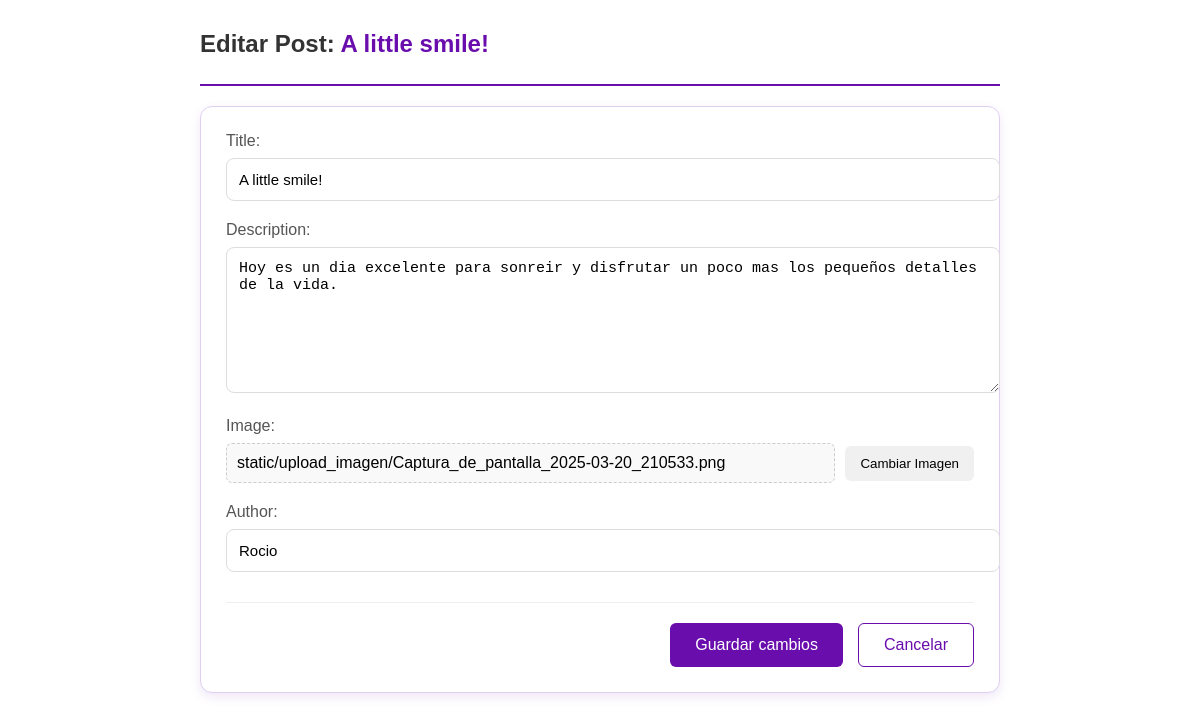
Page /post_2post/1/update/ on the committed database.
### post_2/models.py (models this page shows, shortened)
class Publicacion(models.Model):
    title = models.CharField(max_length=100)
    pub_date = models.DateTimeField(auto_now_add=True)
    description = models.TextField()
    image = models.ImageField(upload_to= 'static/upload_imagen', blank=True)   #aqui se registra la direccion de la imagenes (que en este caso estan es static)
    author = models.CharField(max_length=100)
    class Meta:
        verbose_name_plural = "Publicaciones"

### post_2/views.py (the view)
# urls.py: path('post/<int:pk>/update/', PostUpdateView.as_view(), name='post_update'),
class PostUpdateView(UpdateView):
    model = Publicacion
    template_name = 'post_update.html'  # Template para el formulario de edición
    fields = ['title', 'description', 'image', 'author']  # Campos editables
    success_url = '/'  # URL a la que redirigir tras guardar

### templates/post_update.html (shortened to what this page needs)
{% load static %}
<!DOCTYPE html>
<html lang="es">
<head>
    <link rel="stylesheet" href="{% static 'css/post_update.css' %}">
</head>
<body>
    <div class="edit-container">
        <div class="edit-header">
            <h1>Editar Post: <span class="post-title">{{ object.title }}</span></h1>
        </div>
        <div class="edit-form-box">
            <form method="post" enctype="multipart/form-data">
                <div class="form-row">
                    <label>Title:</label>
                    <input type="text" name="title" value="{{ form.title.value }}" class="form-field">
                </div>
                <div class="form-row">
                    <label>Description:</label>
                    <textarea name="description" class="form-field">{{ form.description.value }}</textarea>
                </div>
                <div class="form-row">
                    <label>Image:</label>
                    <div class="file-upload">
                        <span class="file-name">
                            {% if object.image %}
                                {{ object.image.name }}
                            {% else %}
                                No se ha seleccionado ningún archivo
                            {% endif %}
                        </span>
                        <button type="button" class="browse-btn" onclick="document.getElementById('file-input').click()">Cambiar Imagen</button>
                    </div>
                </div>
                <div class="form-row">
                    <label>Author:</label>
                    <input type="text" name="author" value="{{ form.author.value }}" class="form-field">
                </div>
                <div class="form-actions">
                    <button type="submit" class="save-btn">Guardar cambios</button>
                    <a href="{% url 'post_details' object.pk %}" class="cancel-link">Cancelar</a>
                </div>
            </form>
        </div>
    </div>
</body>
</html>

### static/css/post_update.css (style rules this page uses)
.edit-container { max-width: 800px; margin: 30px auto; font-family: 'IBM Plex Sans', sans-serif; }
.edit-header { border-bottom: 2px solid #6a0dad; padding-bottom: 10px; margin-bottom: 20px; }
.edit-header h1 { color: #333; font-size: 24px; }
.post-title { color: #6a0dad; }
.edit-form-box { background: #fff; border-radius: 12px; padding: 25px; box-shadow: 0 4px 12px rgba(106, 13, 173, 0.1); border: 1px solid #e0d0f0; }
.form-row { margin-bottom: 20px; }
.form-row label { display: block; margin-bottom: 8px; font-weight: 500; color: #555; }
.form-field { width: 100%; padding: 12px; border: 1px solid #ddd; border-radius: 8px; font-size: 15px; transition: border 0.3s; }
textarea.form-field { min-height: 120px; resize: vertical; }
.file-upload { display: flex; align-items: center; gap: 10px; }
.file-name { flex-grow: 1; padding: 10px; background: #f9f9f9; border-radius: 6px; border: 1px dashed #ccc; }
.browse-btn { background: #f0f0f0; border: none; padding: 10px 15px; border-radius: 6px; cursor: pointer; transition: background 0.3s; }
.form-actions { display: flex; justify-content: flex-end; gap: 15px; margin-top: 30px; padding-top: 20px; border-top: 1px solid #eee; }
.save-btn { background-color: #6a0dad; color: white; border: none; padding: 12px 25px; border-radius: 6px; font-size: 16px; font-weight: 500; cursor: pointer; transition: background 0.3s; }
.cancel-link { color: #6a0dad; padding: 12px 25px; text-decoration: none; border: 1px solid #6a0dad; border-radius: 6px; transition: all 0.3s; }

### rows in the picture
Publicacion: title "A little smile!", description "Hoy es un dia excelente para sonreir y disfrutar un poco mas los pequeños detalles de la vida.", image.name "static/upload_imagen/Captura_de_pantalla_2025-03-20_210533.png", author "Rocio"
